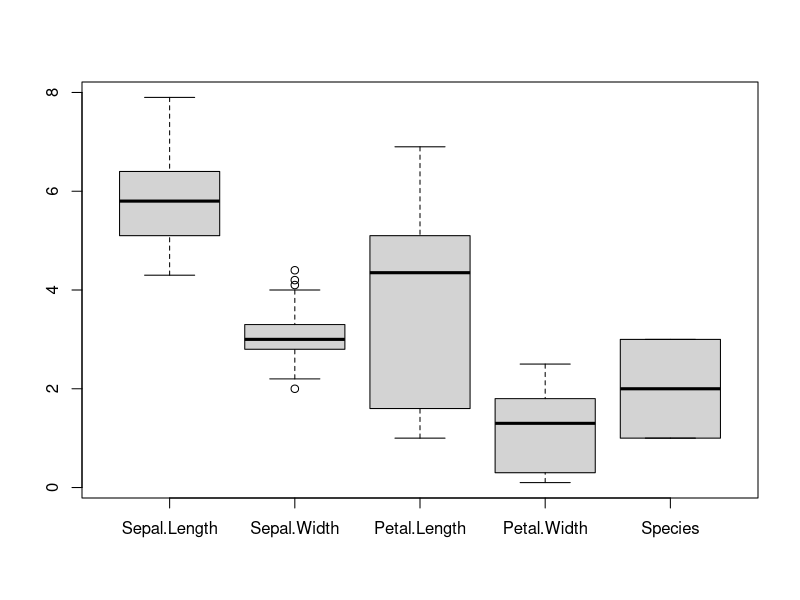
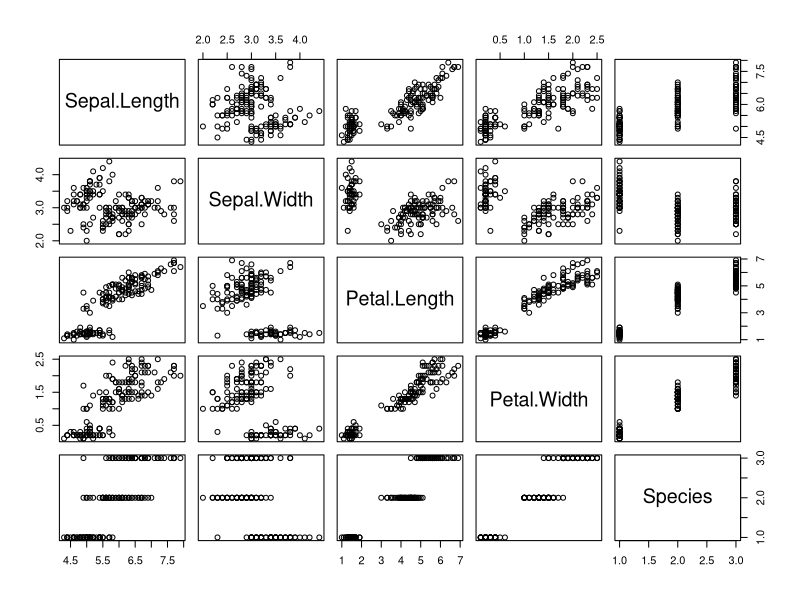

Source code (R) for these figures, in order: (Note: this script raises an error after producing the figures.)
#Random forest

#we Build a Random Forest for the Iris Data 

datasets::iris
data("iris")
attach(iris)

library(caret)
library(randomForest)

summary(iris)
#The column Species is already in the form of a categorical Variable

names(iris) #Gives the Column Names

dim(iris) #Gives the Number of Rows and Columns

str(iris) #Gives the Entire Structure of the Data

#Standard Deviation
sd(iris$Sepal.Length)
sd(iris$Sepal.Width)
sd(iris$Petal.Length)
sd(iris$Petal.Width)

#Variance
var(iris$Sepal.Length)
var(iris$Sepal.Width)
var(iris$Petal.Length)
var(iris$Petal.Width)

boxplot(iris) #Displays the Boxplot for every column in the Dataset

pairs(iris) #Using Pairs Function we get plot for each and every Column

#Lets Divide the Data for building the model
inTraininglocal <- createDataPartition(iris$Species,p=.70,list = F) #.70 means 70% Partition
training<- iris[inTraininglocal,]
testing<- iris[-inTraininglocal,]

#Lets Build the Random forest Model
rf1 <- randomForest(Species~. , data = training, ntree = 500)
rf1
print(importance(rf1))
pred1 <- predict(rf1, testing[,-5])
CrossTable(testing[,5], pred1)
tab1 <- table(testing[,5], pred1)
sum(diag(tab1))/ sum(tab1)

rf2 <- randomForest(Species~. , data = training, ntree = 1000)
rf2
print(importance(rf2))
pred2 <- predict(rf2, testing[,-5])
CrossTable(testing[,5], pred2)
tab2 <- table(testing[,5], pred2)
sum(diag(tab2))/ sum(tab2)

rf3 <- randomForest(Species~. , data = training, ntree = 1500)
rf3
print(importance(rf3))
pred3 <- predict(rf3, testing[,-5])
CrossTable(testing[,5], pred3)
tab3 <- table(testing[,5], pred3)
sum(diag(tab3))/ sum(tab3)